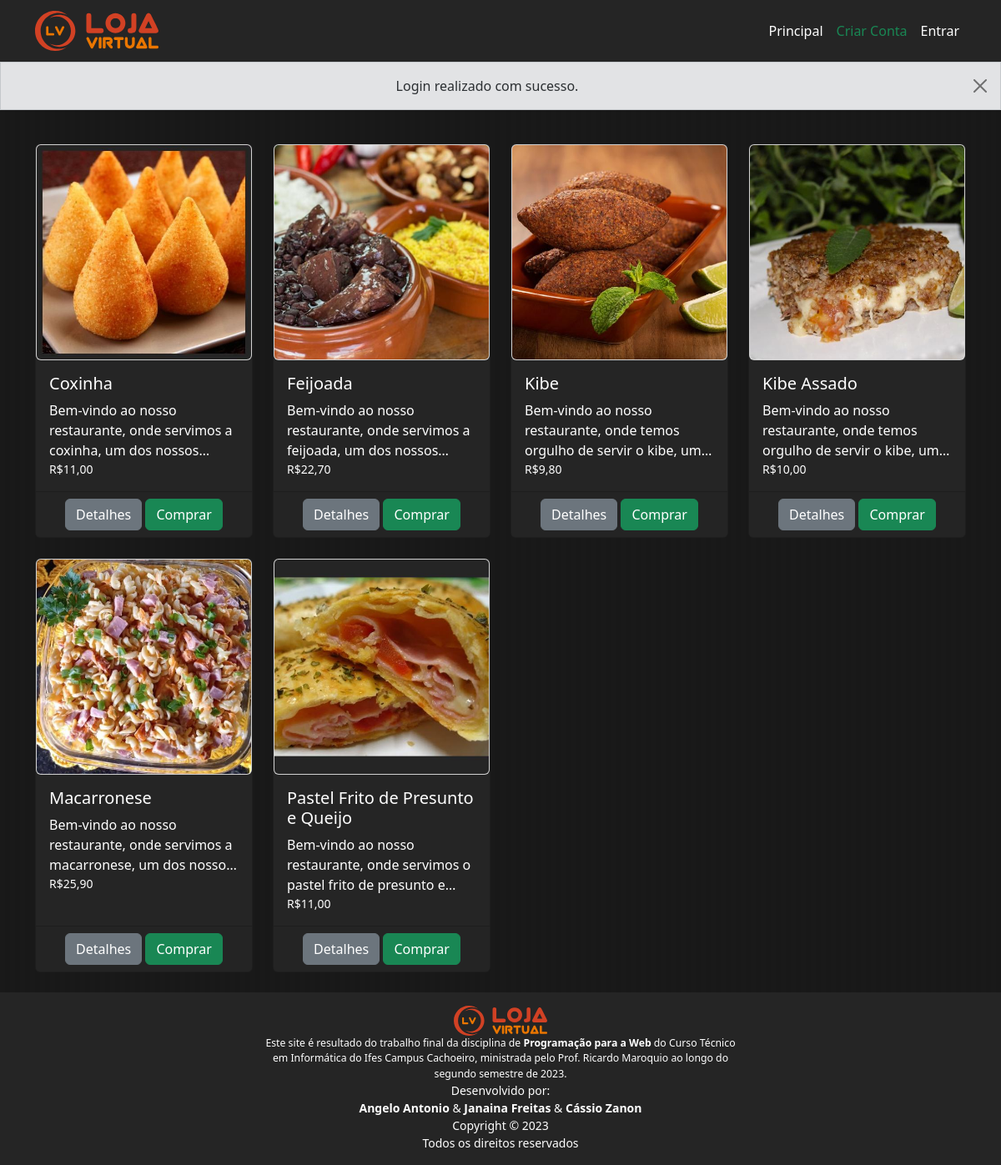
/ (signed in), run on the app's committed database.
### tables this page shows
CREATE TABLE produto (
    id           INTEGER         PRIMARY KEY AUTOINCREMENT,
    nome         TEXT            NOT NULL,
    preco        INTEGER         NOT NULL,
    descricao    TEXT            NOT NULL,
    categoria    TEXT            NOT NULL
    );

### routes/RootRouter.py (the view)
@router.get("/", response_class=HTMLResponse)
async def get_root(request: Request, usuario: Usuario = Depends(obter_usuario_logado),):
    produtos = ProdutoRepo.obter_todos()
    return templates.TemplateResponse("root/index.html", {"request": request, "usuario": usuario, "produtos": produtos},)

### templates/root/index.html (shortened to what this page needs)
{% extends "base.html" %}
{% block principal %}
<div class="row row-cols-1 row-cols-sm-2 row-cols-md-3 row-cols-lg-4 rowcols-xxl-6 g-4 mb-0">
    {% for p in produtos: %}
        <div class="col">
            <div class="includes card h-100">
                <img src="/static/img/produtos/{{ '%04d'|format(p.id) }}.jpg" class="card" alt="{{ p.nome }}">
                    <div class="includes card-body">
                        <h5 class="card-title text-white">{{ p.nome }}</h5>
                        <div class="texto-3-linhas">
                            <p class="card-text text-white">
                                {{ p.descricao }}
                            </p>
                        </div>
                        <p class="card-text">
                            <small class="text-white">R${{ p.preco }}</small>
                        </p>
                    </div>
                    <div class="card-footer text-center">
                        {% set text = "Detalhes" %}
                        {% set href = "/produto/" ~ p.id %}
                        {% set classe = "btn-secondary" %}
                        {% include "includes/link.html" %}
                        {% set text = "Comprar" %}
                        {% set type = "submit" %}
                        {% set classe = "btn-success" %}
                        {% include "includes/button.html" %}
                    </div>
            </div>
        </div>
    {% endfor %}
</div>
{% endblock %}

### templates/includes/link.html
<a href="{{ href }}" class="btn {% if classe %}{{ classe }}{% endif %}" role="button" style="text-decoration: none; color: white; display: inline-block; padding: 6px 12px;">
    {{ text }}
</a>

### templates/includes/button.html
<button type="{{ type }}" class="btn {% if classe %}{{ classe }}{% endif %}">
  {{ text }}
</button>

### static/css/estilos.css (style rules this page uses)
* { margin: 0; padding: 0; box-sizing: border-box; }
body { background-image: linear-gradient(to right, #191919 50%, #181818 50%); background-size: 12px 100%; }
.includes { background-color: #252525; }
.texto-3-linhas { display: -webkit-box; -webkit-line-clamp: 3; line-clamp: 3; -webkit-box-orient: vertical; overflow: hidden; }

### data on the page
produto: shows a picture, nome "Coxinha", descricao "Bem-vindo ao nosso restaurante, onde servimos a coxinha, um dos…", preco "11,00", text "Detalhes", text "Comprar"
produto: shows a picture, nome "Feijoada", descricao "Bem-vindo ao nosso restaurante, onde servimos a feijoada, um dos…", preco "22,70", text "Detalhes", text "Comprar"
produto: shows a picture, nome "Kibe", descricao "Bem-vindo ao nosso restaurante, onde temos orgulho de servir o kibe,…", preco "9,80", text "Detalhes", text "Comprar"
produto: shows a picture, nome "Kibe Assado", descricao "Bem-vindo ao nosso restaurante, onde temos orgulho de servir o kibe,…", preco "10,00", text "Detalhes", text "Comprar"
produto: shows a picture, nome "Macarronese", descricao "Bem-vindo ao nosso restaurante, onde servimos a macarronese, um dos…", preco "25,90", text "Detalhes", text "Comprar"
produto: shows a picture, nome "Pastel Frito de Presunto e Queijo", descricao "Bem-vindo ao nosso restaurante, onde servimos o pastel frito de presunto…", preco "11,00", text "Detalhes", text "Comprar"

### other printed values
{{ mensagem|safe }} "Login realizado com sucesso."
